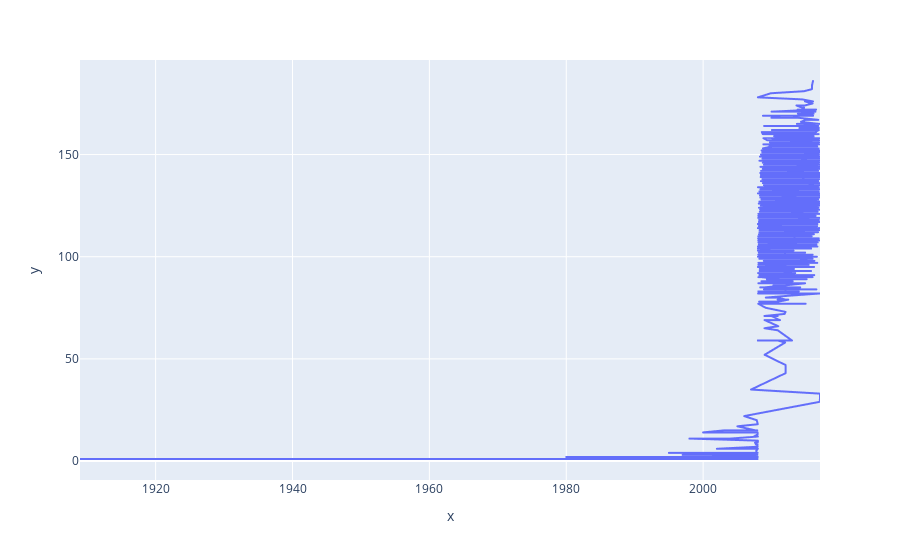

Source (notebook cell):
### Code cell
fig = px.line(x=index, y=values)
fig.show()

### Figure 1 — Plotly figure (JSON) as saved in the notebook; plotly's stock layout.template omitted (floating-point values rounded to 4 significant figures; data arrays with more than 128 entries replaced by an {"elided": "..."} marker saying what was removed)
{"data": [{"hovertemplate": "x=%{x}<br>y=%{y}<extra></extra>", "legendgroup": "", "line": {"color": "#636efa", "dash": "solid"}, "marker": {"symbol": "circle"}, "mode": "lines", "name": "", "showlegend": false, "type": "scattergl", "x": {"elided": "3786 str values"}, "xaxis": "x", "y": {"elided": "3786 int values"}, "yaxis": "y"}], "layout": {"legend": {"tracegroupgap": 0}, "margin": {"t": 60}, "xaxis": {"anchor": "y", "domain": [0, 1], "title": {"text": "x"}}, "yaxis": {"anchor": "x", "domain": [0, 1], "title": {"text": "y"}}}}
